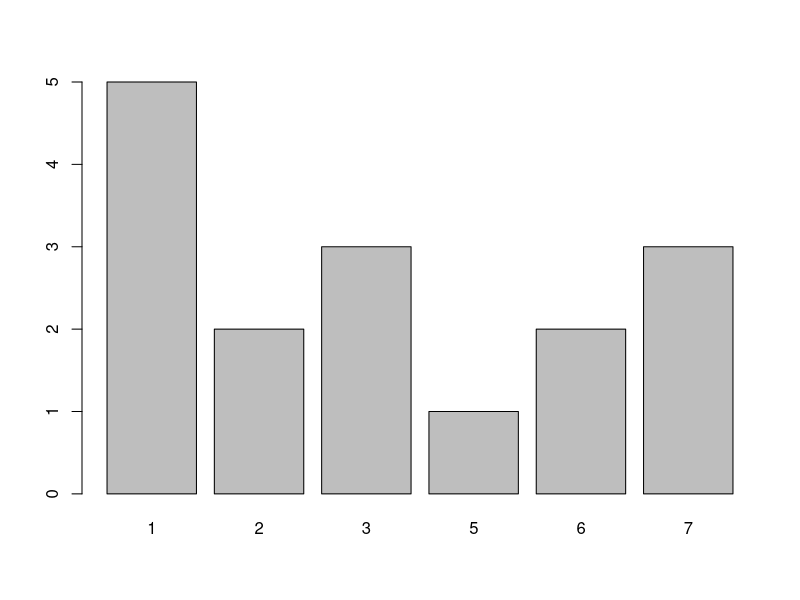
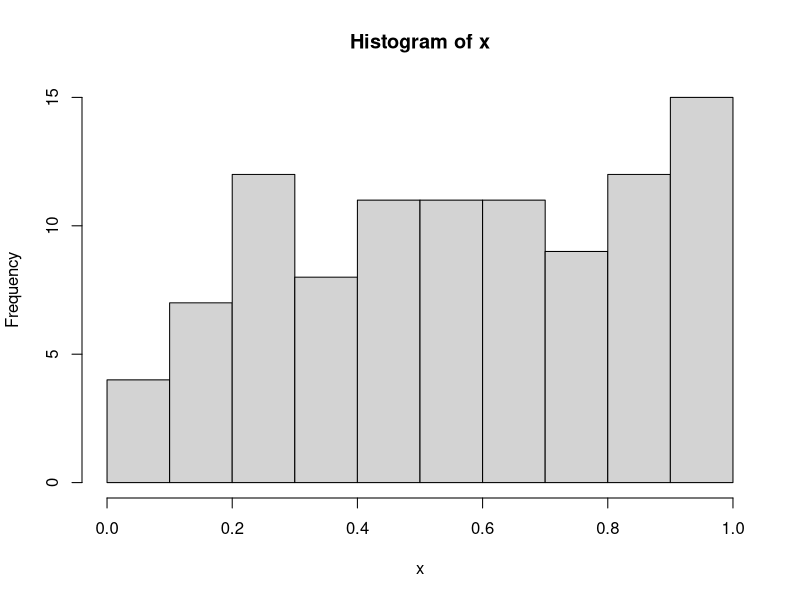
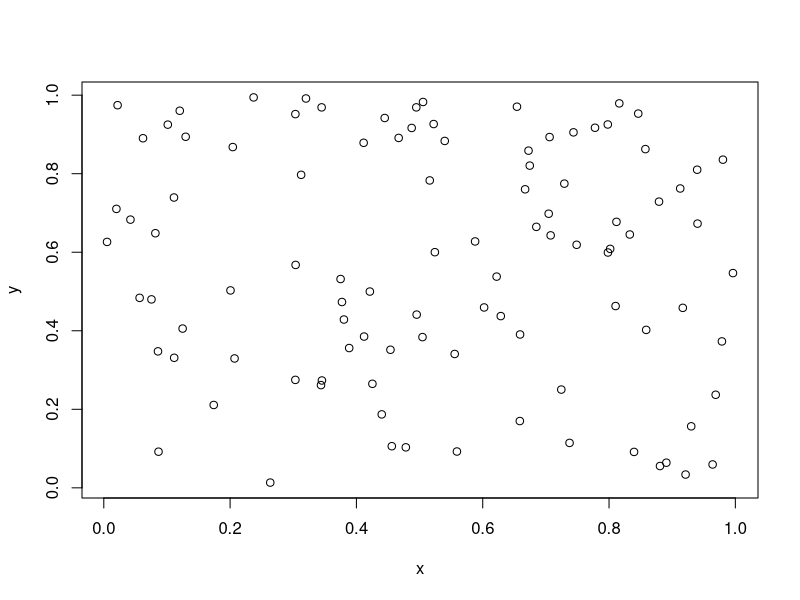
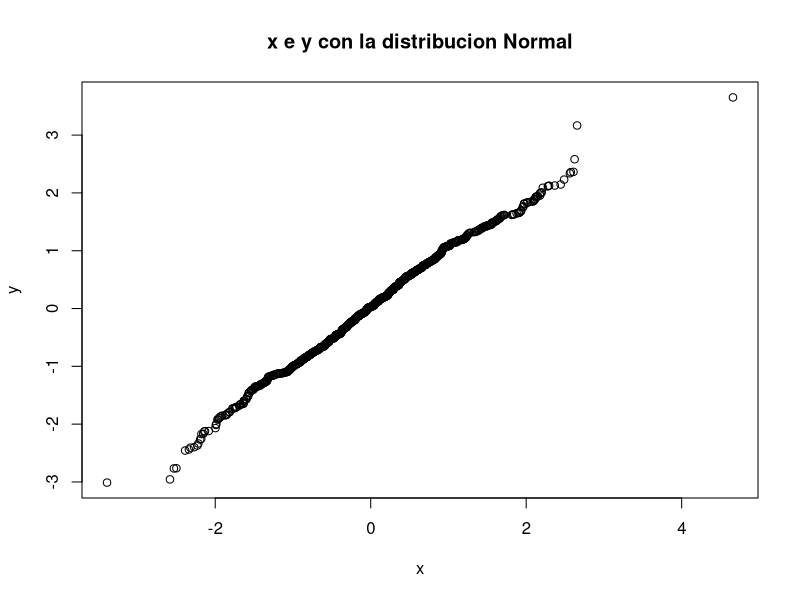
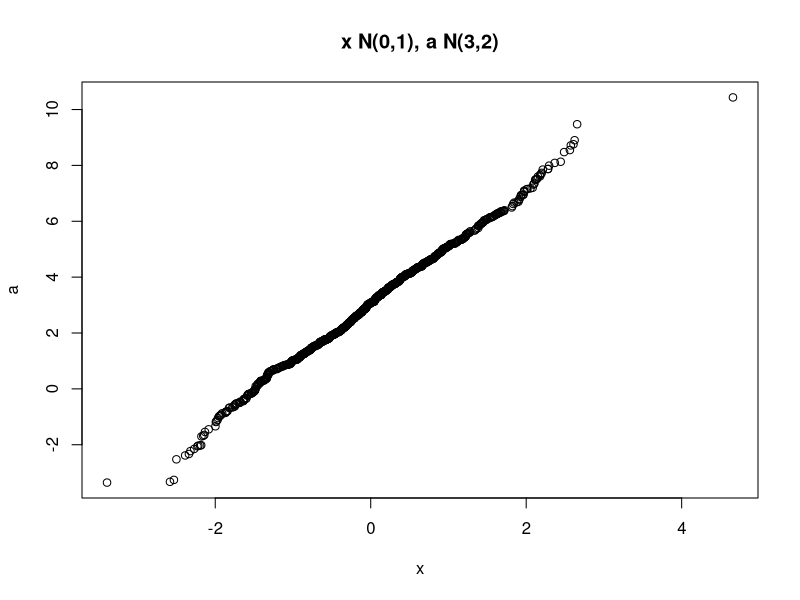
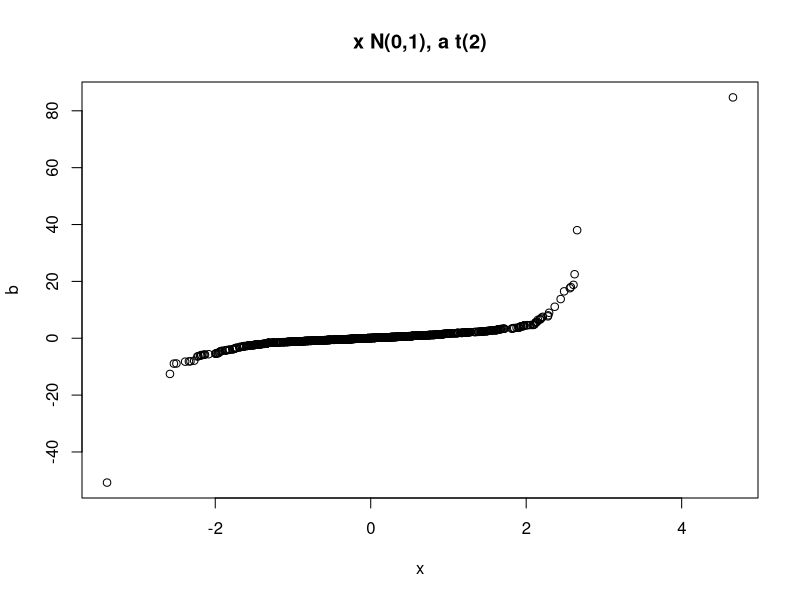

R code for these plots, in order: (Note: a time limit stopped this script after it produced the figures.)
# FUNCIONES CON VECTORES

x = c(1,2,3,4,5)

# Funcion suma
sum(x)
# Funcion de suma acumulada (resultado es un vector)
cumsum(x)
# Funcion Maximo y Minimo
max(x)
min(x)
# Funcion Promedio
mean(x)
# Funcion Mediana
median(x)
# Funcion varianza
var(x)
# Funcion Desviacion Stadar
sd(x)

# Funcion de producto
prod(x)
# Funcion de producto Acumulado (resultado es un vector)
cumprod(x)
# Funcion de quantiles
quantile(x)


x = c(2,6,3,7,9,1,4,7)
# Funcion de orden creciente
sort(x)
# Funcion que pone el vector invertido
rev(x)

x = c(1,2,3,4,5)
y = c(2,1,5,4,3)
# Funcion de covarianza entre dos conjuntos de datos
cov(x,y)
# Funcion de Coeficiente de correlacion
cor(x,y)

# VECTORES DE CARACTER

colores = c('amarillo','rojo','verde')
mas.colores = c(colores,'azul','negro')
otros.colores = c('naranja','rosa',1)

# VARIABLES Y OPERACIONES LOGICAS

x = 11:20
# Vector con booleanos
x == 15
x < 15
x > 15
x <= 15
x >= 15
x != 15
# Contar cuantos cumplen la condicion
sum(x == 15)
sum(x < 15)
sum(x > 15)
sum(x <= 15)
sum(x >= 15)
sum(x != 15)

# EJERCICIOS
# 1. Calcular la media y mediana de un vector
# y el numero de valores que estan por debajo
# de la media y de la mediana
x = c(1,5,7,9,3,5,6,2,4,7,5,6,9,8,6,2,5,1,4)
mean(x)
median(x)
sum(x < mean(x))
sum(x < median(x))

z = 1:5
# Mostrar solamente los verdaderos
z[c(TRUE,FALSE,TRUE,FALSE,TRUE)]
z = 3:7
z[c(TRUE,FALSE,TRUE,FALSE,TRUE)]

# NUMEROS ALEATORIOS
# Segun la distribucion uniforme
x = runif(10)
x[x < 0.4]
x < 0.4
x[(x < 0.2) | (x > 0.8)]
sum((x < 0.2) | (x > 0.8))
x[(x > 0.2) & (x < 0.8)]
sum((x > 0.2) & (x < 0.8))

# Ver posiciones de acuerdo a una condicion
which((x < 0.2) & (x < 0.6))

# CREACION DE FUNCIONES
# nombreFuncion = function(parametros){ expresiones }
media = function(x){
  sum(x) / length(x)
}
y = 1:100
media(y)
mean(y)

# GRAFICOS EN R
x = c(1,1,1,1,1,2,2,3,3,3,5,6,6,7,7,7)
# Tabular los datos en x
table(x)
# Diagrama de barras
barplot(table(x))
# Histograma
x = runif(100)
hist(x)
# Scaterplots o grafico de dispersion
x = runif(100)
y = runif(100)
plot(x,y)
# QQ-plots.- Verificar si dos vectores siguen la misma distribucion 
# Distribucion normal Standar
x = rnorm(1000)
y = rnorm(1000)
qqplot(x,y,main='x e y con la distribucion Normal')

# Distribucion normal
a = rnorm(1000, mean = 3, sd = 2)
qqplot(x,a,main='x N(0,1), a N(3,2)')

# Distribucion t con grados de libertad
b = rt(1000, df = 2)
qqplot(x,b,main='x N(0,1), a t(2)')

# OTRAS INSTRUCCIONES
# Sentencia for
# for(nombre_indice in vector){ comandos }
x = numeric(10)
fibonacci_12 = numeric(12)
fibonacci_12[1] = fibonacci_12[2] = 1
for (i in 3:12) {
  fibonacci_12[i] = fibonacci_12[i - 2] + fibonacci_12[i - 1]
}
fibonacci_12

# DISTRIBUCION UNIFORME
# En el intervalo comprendido entre min y max
# por defecto en min es 0 y el max 1
# dunif -> proporciona la funcion de densidad
# punif -> proporciona la funcion de distribucion
# qunif -> proporciona la funcion de cuantiles
# runif -> genera valores pseudoaleatorios

# Uso
# dunif(x, min = 0, max = 1, log = FALSE)
# punif(q, min = 0, max = 1, lower.tail = TRUE, log.p = FALSE)
# qunif(p, min = 0, max = 1, lower.tail = TRUE, log.p = FALSE)
# runif(n, min = 0, max = 1)

# Argumentos
# x,q: vectore de cuantiles
# p: vector de probabilidades
# n: numero de observaciones
# min, max: extremos inferior y superior
# log, log.p: valores logicos, si son verdaderos,
# las probabilidades p se dan como probabilidades log(p)
# lower.tail: valor logico, si es verdadero, las probabilidades
# son P[X <= x](Funcion de distribucion acumulada), en otro caso
# P[X > x]

runif(10)
runif(10, min = -1, max = 2)
# especificar la semilla
set.seed(32789)
runif(5)

# INTRODUCCION A LA SIMULACION MONTECARLO
beads = rep(c('red', 'blue'), times = c(2, 3))
# Elegir de manera aleatoria
sample(beads, 1)
# Veces que se realiza el experimento
B = 10000000
# Simular un evento
events = replicate(B, sample(beads, 1))
tab_events = table(events)
tab_events
# Obtener la proporcion
prop.table(tab_events)
